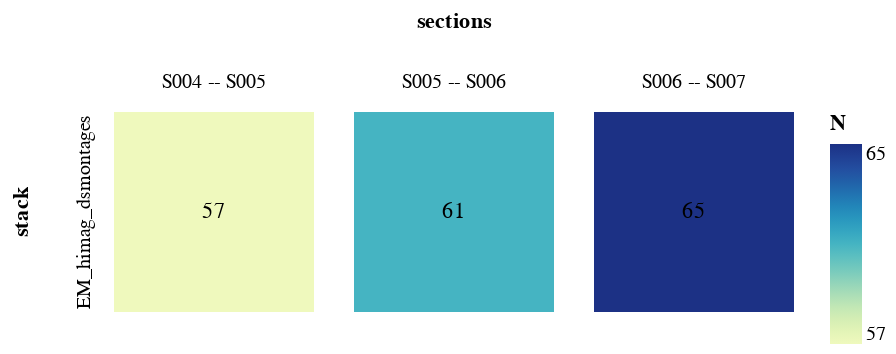

This figure's notebook cell:
### Code cell
icatapi.plotting.plot_matches_across_sections(df_matches, width=100, height=100)
